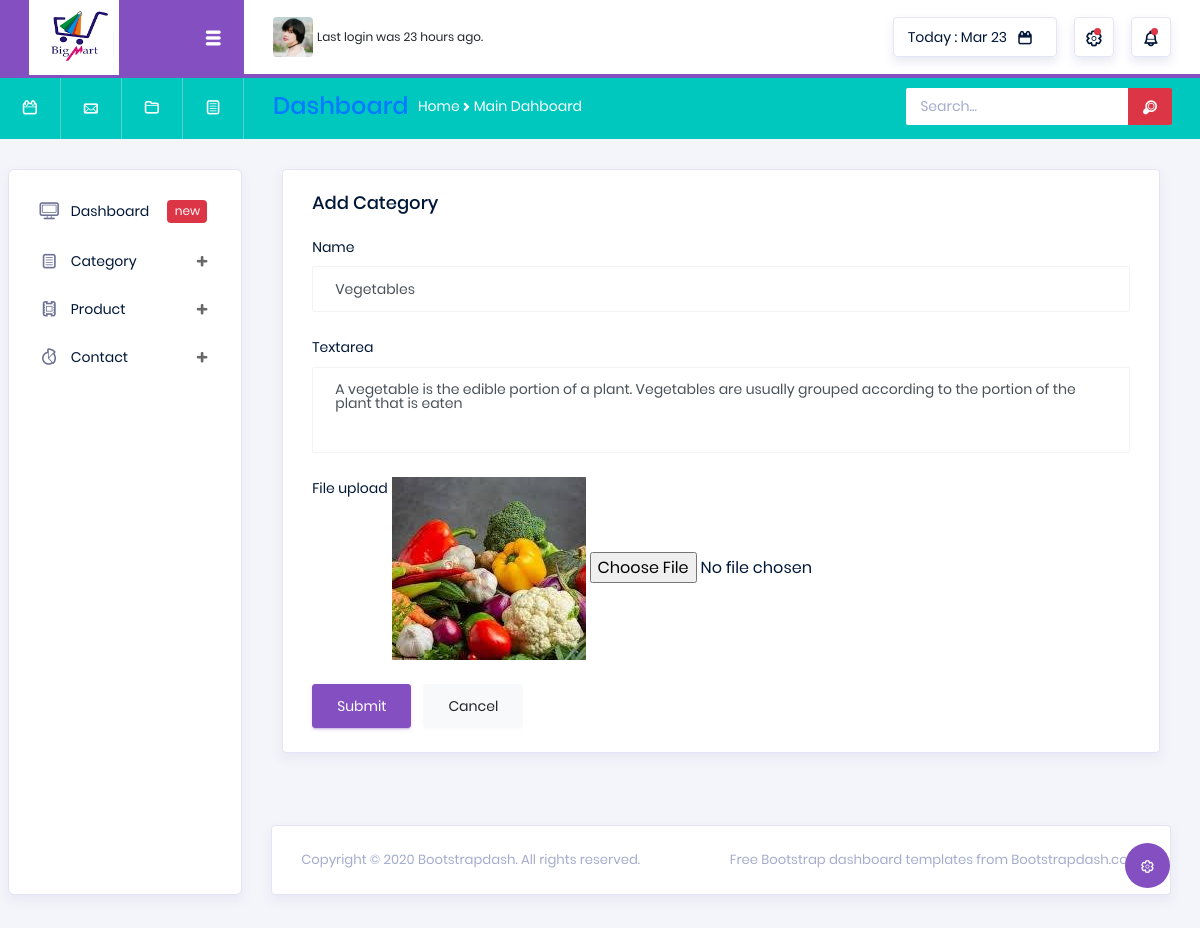
The page /backend/edit_pg/2/ on the database its author committed.
### backend/models.py (models this page shows)
class addcategoryDb(models.Model):
    ac_name=models.CharField(max_length=50,null=True,blank=True)
    ac_description=models.CharField(max_length=100,null=True,blank=True)
    ac_image=models.ImageField(upload_to="ac_pic",null=True,blank=True)

### backend/views.py (the view)
# urls.py: path('edit_pg/<int:Eid>/',views.edit_pg, name="edit_pg"),
def edit_pg(request,Eid):
    data=addcategoryDb.objects.get(id=Eid)
    return render(request,"ac_edit.html",{'Edata':data})

### backend/templates/ac_edit.html (shortened to what this page needs)
<!DOCTYPE html>
{% extends 'index.html' %}
{% block content %}
<html lang="en">
<head>
</head>
<body>
<div>
    <div class="col-12 grid-margin stretch-card">
              <div class="card">
                <div class="card-body">
                  <h4 class="card-title">Add category</h4>
                  <form class="forms-sample" method="post" action="{% url 'update_ac' Uid=Edata.id %}" enctype="multipart/form-data">
                    <div class="form-group">
                      <label for="exampleInputName1">Name</label>
                      <input value="{{ Edata.ac_name }}" name="a1" type="text" class="form-control" id="exampleInputName1" placeholder="Name">
                    </div>
                       <div class="form-group">
                      <label for="exampleTextarea1">Textarea</label>
                      <textarea name="a2" class="form-control" id="exampleTextarea1" rows="4" placeholder="description">{{ Edata.ac_description }}</textarea>
                    </div>
                    <div class="form-group">
                      <label>File upload</label>
                        <img src="{{ Edata.ac_image.url }}">
                      <input type="file" name="a3" >
                    </div>
                    <button type="submit" class="btn btn-primary mr-2">Submit</button>
                    <button class="btn btn-light">Cancel</button>
                  </form>
                </div>
              </div>
            </div>
</div>
</body>
</html>
{% endblock %}

### rows shown on the page
addcategoryDb: a1 "Vegetables", a2 "A vegetable is the edible portion of a plant. Vegetables are usually grouped according to the portion of the plant that is eaten", ac_image (picture)
